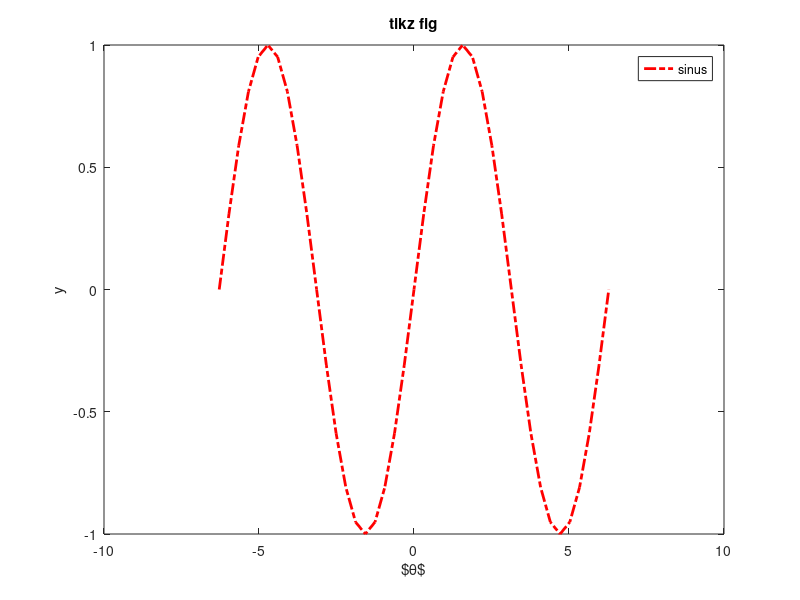

Write the MATLAB code that produced this figure. (Note: this script raises an error after producing the figure.)
% tikztest

figure(1)
x = -2*pi: pi/10 : 2*pi;
y = sin(x);
hData = plot(x,y,'color','r','lineWidth',2,'lineStyle','-.');
hTitle = title('tikz fig');
hXLabel = xlabel('$\theta$');
hYLabel = ylabel('y');
hLegend = legend('sinus');
thisFigure;

figPath = '/home/gao/gitHub/NOCI/fig';
figName = 'tikztest.tikz';
filename = fullfile(figPath,figName);
matlab2tikz(filename,...
	'height','\figheight','width','\figwidth',...
	'parseStrings',false,'dataPath', './fig','relativeDataPath','./fig','imagesAsPng', true,...
	'extraAxisOptions',{'ylabel near ticks'})